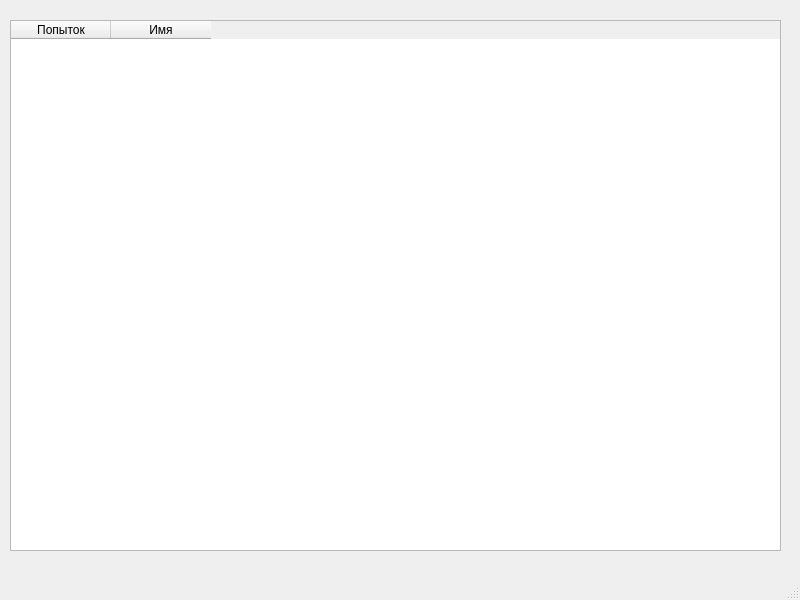
<?xml version="1.0" encoding="UTF-8"?>
<ui version="4.0">
 <class>Records</class>
 <widget class="QMainWindow" name="Records">
  <property name="geometry">
   <rect>
    <x>0</x>
    <y>0</y>
    <width>800</width>
    <height>600</height>
   </rect>
  </property>
  <property name="windowTitle">
   <string>Таблица рекордов</string>
  </property>
  <widget class="QWidget" name="centralwidget">
   <widget class="QTableWidget" name="tableWidget">
    <property name="geometry">
     <rect>
      <x>10</x>
      <y>20</y>
      <width>771</width>
      <height>531</height>
     </rect>
    </property>
    <column>
     <property name="text">
      <string>Попыток</string>
     </property>
    </column>
    <column>
     <property name="text">
      <string>Имя</string>
     </property>
    </column>
   </widget>
  </widget>
  <widget class="QMenuBar" name="menubar">
   <property name="geometry">
    <rect>
     <x>0</x>
     <y>0</y>
     <width>800</width>
     <height>22</height>
    </rect>
   </property>
  </widget>
  <widget class="QStatusBar" name="statusbar"/>
 </widget>
 <resources/>
 <connections/>
</ui>
